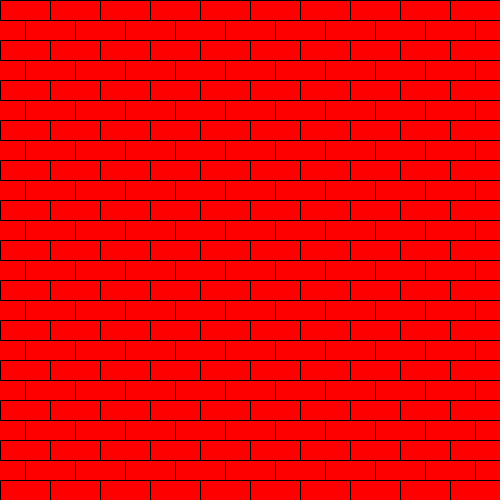
Frame 1 (no input)
Frame 60 (the mouse pressed at the canvas centre just before this capture): identical to frame 1, image omitted
Frame 120 (the mouse held since frame 60 and released just before this capture): identical to frame 1, image omitted

The Processing sketch that drew this single still picture (run headless with seeded random() and noise(); from frame 60 on, the mouse is pressed at the canvas centre):

// Processing sketch: h09_opd_7
// ── h09_opd_7.pde
int x = 0;
int y = 0;

void setup(){
  background(255);
  size(500,500);
}

void draw(){
  fill(255,0,0);
for(int i=1; i<=100; i++){
  for(int j=1; j<=100;j++){
    rect(x,y,50,20);
    x += 50;
  }
    x =+ -25*i;
    y += 20;
  }
}
